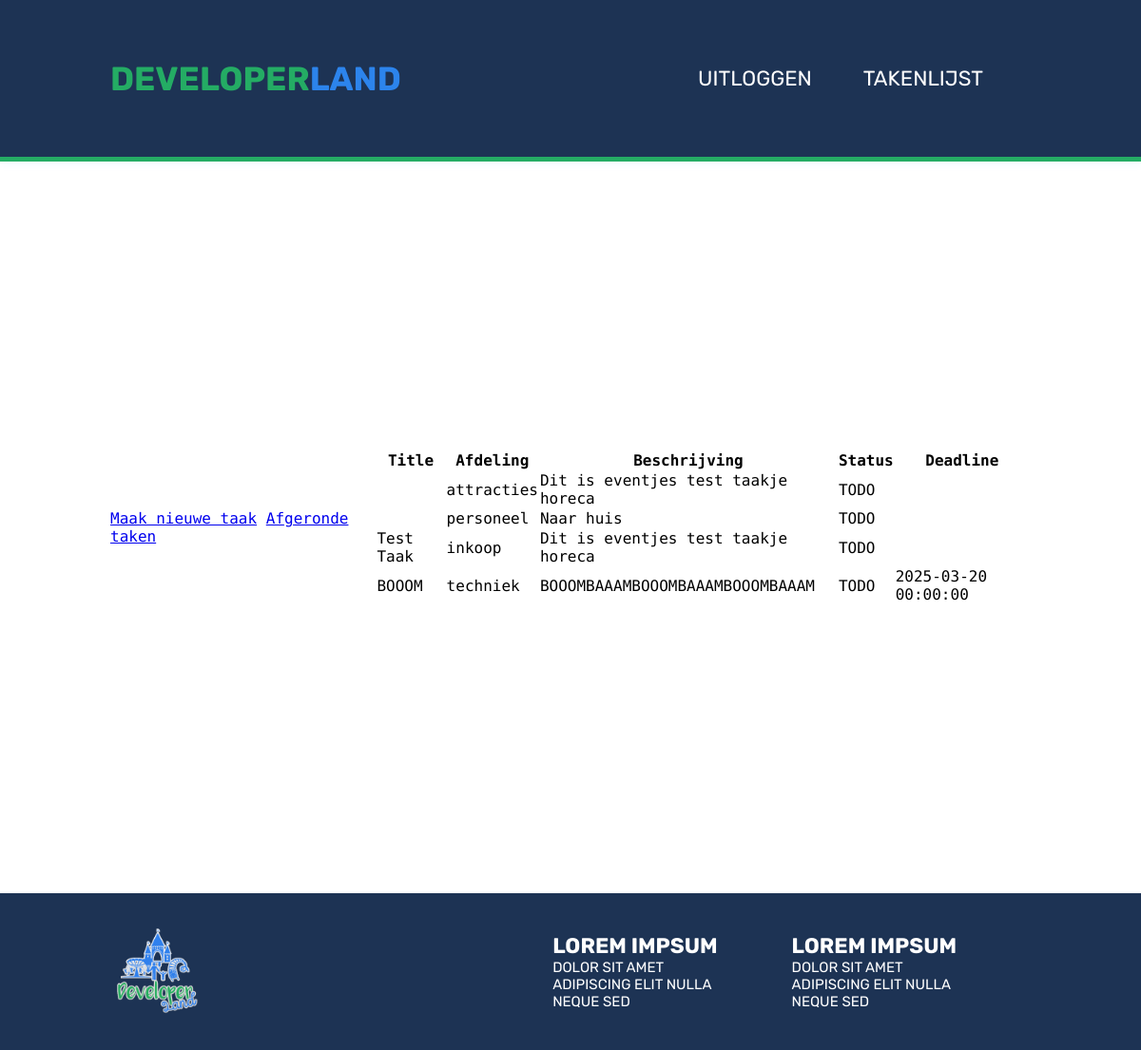
/tasks/index.php (signed in), run on the app's committed database.
### tables this page shows
CREATE TABLE `takenlijst` (
  `id` int NOT NULL,
  `user_id` int NOT NULL,
  `title` varchar(255) NOT NULL,
  `afdeling` varchar(255) NOT NULL,
  `beschrijving` varchar(255) DEFAULT NULL,
  `status` varchar(255) NOT NULL,
  `datetime` datetime NOT NULL DEFAULT CURRENT_TIMESTAMP,
  `deadline` datetime DEFAULT NULL
);

### config/config.php (called while the page is built, shortened)
<?php
$base_url = 'http://localhost/Takenlijst';

### tasks/index.php (the view, shortened to what this page needs)
<?php require_once("../config/config.php") ?>
<!DOCTYPE html>
<html lang="en">
<?php require_once '../public/resources/views/components/head.php'; ?>
<body>
    <?php require_once "../public/resources/views/components/header.php" ?>
    <main>
        <div class="wrapper">
            <div class="filterBar">
                <a href="<?php echo $base_url ?>/tasks/create.php">Maak nieuwe taak</a>
                <a href="<?php echo $base_url ?>/tasks/done.php">Afgeronde taken</a>
            </div>
            <?php
            require("../config/conn.php");
            $query = "SELECT * FROM takenlijst";
            $statement = $conn->prepare($query);
            $statement->execute();
            $table = $statement->fetchAll(PDO::FETCH_ASSOC);
            ?>
            <div class="tables">
                <table>
                    <tr>
                        <th>Title</th>
                        <th>Afdeling</th>
                        <th>Beschrijving</th>
                        <th>Status</th>
                        <th>Deadline</th>
                    </tr>
                    <tbody>
                        <?php foreach ($table as $item): ?>
                            <tr>
                                <td><?php echo $item['title']; ?></td>
                                <td><?php echo $item['afdeling']; ?></td>
                                <td><?php echo $item['beschrijving']; ?></td>
                                <td><?php echo $item['status']; ?></td>
                                <td><?php echo $item['deadline']; ?></td>
                            </tr>
                        <?php endforeach; ?>
                    </tbody>
                </table>
            </div>
        </div>
    </main>
    <?php require_once "../public/resources/views/components/footer.php" ?>
</body>
</html>

### public/resources/views/components/head.php (shortened to what this page needs)
<head>
    <link rel="stylesheet" href="<?php echo $base_url ?>/public/css/style.css" type="text/css" />
</head>

### public/resources/views/components/header.php
<header>
    <div class="wrapper">
        <a href="<?php echo $base_url ?>/index.php">
            <h1><span>DEVELOPER</span>LAND</h1>
        </a>
        <nav>
            <?php if (isset($_SESSION['user_id'])): ?>
                <a href="<?php echo $base_url ?>/logout.php">UITLOGGEN</a>
                <a href="<?php echo $base_url; ?>/tasks/index.php">TAKENLIJST</a>
            <?php else: ?>
                <a href="<?php echo $base_url; ?>/login.php">INLOGGEN</a>
            <?php endif; ?>
        </nav>
    </div>
</header>

### public/resources/views/components/footer.php
<footer>
    <div class="wrapper">
        <a href="#">
            <img src="http://localhost/Takenlijst/public/img/logo-big-v2.png" alt="logoV2" id="logoV2">
        </a>
        <div class="extraInfo">
            <div class="extraInfoLeft">
                <h2>LOREM IMPSUM</h2>
                <p>DOLOR SIT AMET </p>
                <p>ADIPISCING ELIT NULLA </p>
                <p>NEQUE SED</p>
            </div>
            <div class="extraInfoRight">
                <h2>LOREM IMPSUM</h2>
                <p>DOLOR SIT AMET </p>
                <p>ADIPISCING ELIT NULLA </p>
                <p>NEQUE SED</p>
            </div>
        </div>
    </div>
</footer>

### public/css/style.css (style rules this page uses)
* { margin: 0; padding: 0; }
.wrapper { width: 968px; margin: 0 auto; }
body { font-family: "Roboto Mono", monospace; font-weight: 400; font-style: normal; height: 1100px; background-color: white; }
header { height: 15%; border-bottom: 5px solid #24ac64; box-shadow: 0 .25rem .5rem 0 rgba(0, 166, 255, 0.05); background-color: #1D3354; font-family: "Rubik", sans-serif; }
header .wrapper { height: 100%; display: flex; justify-content: space-between; align-items: center; flex-direction: row; }
header a { color: white; text-decoration: none; font-size: 22px; padding-right: 50px; }
h1, h1:hover { font-size: 35px; color: #2c84ec; }
span, span:hover { color: #24ac64; }
main { height: 70%; }
main .wrapper { height: 100%; display: flex; align-items: center; justify-content: center; }
footer { background-color: #1D3354; height: 15%; font-family: "Rubik", sans-serif; }
footer .wrapper { height: 100%; display: flex; justify-content: space-between; align-items: center; flex-direction: row; }
footer img { height: 100px; }
.extraInfo { width: 60%; display: flex; flex-direction: row; align-items: center; justify-content: space-evenly; color: white; font-size: 15px; }

### data on the page
takenlijst: afdeling "attracties", beschrijving "Dit is eventjes test taakje horeca", status "TODO"
takenlijst: afdeling "personeel", beschrijving "Naar huis", status "TODO"
takenlijst: title "Test Taak", afdeling "inkoop", beschrijving "Dit is eventjes test taakje horeca", status "TODO"
takenlijst: title "BOOOM", afdeling "techniek", beschrijving "BOOOMBAAAMBOOOMBAAAMBOOOMBAAAM", status "TODO", deadline "2025-03-20 00:00:00"
